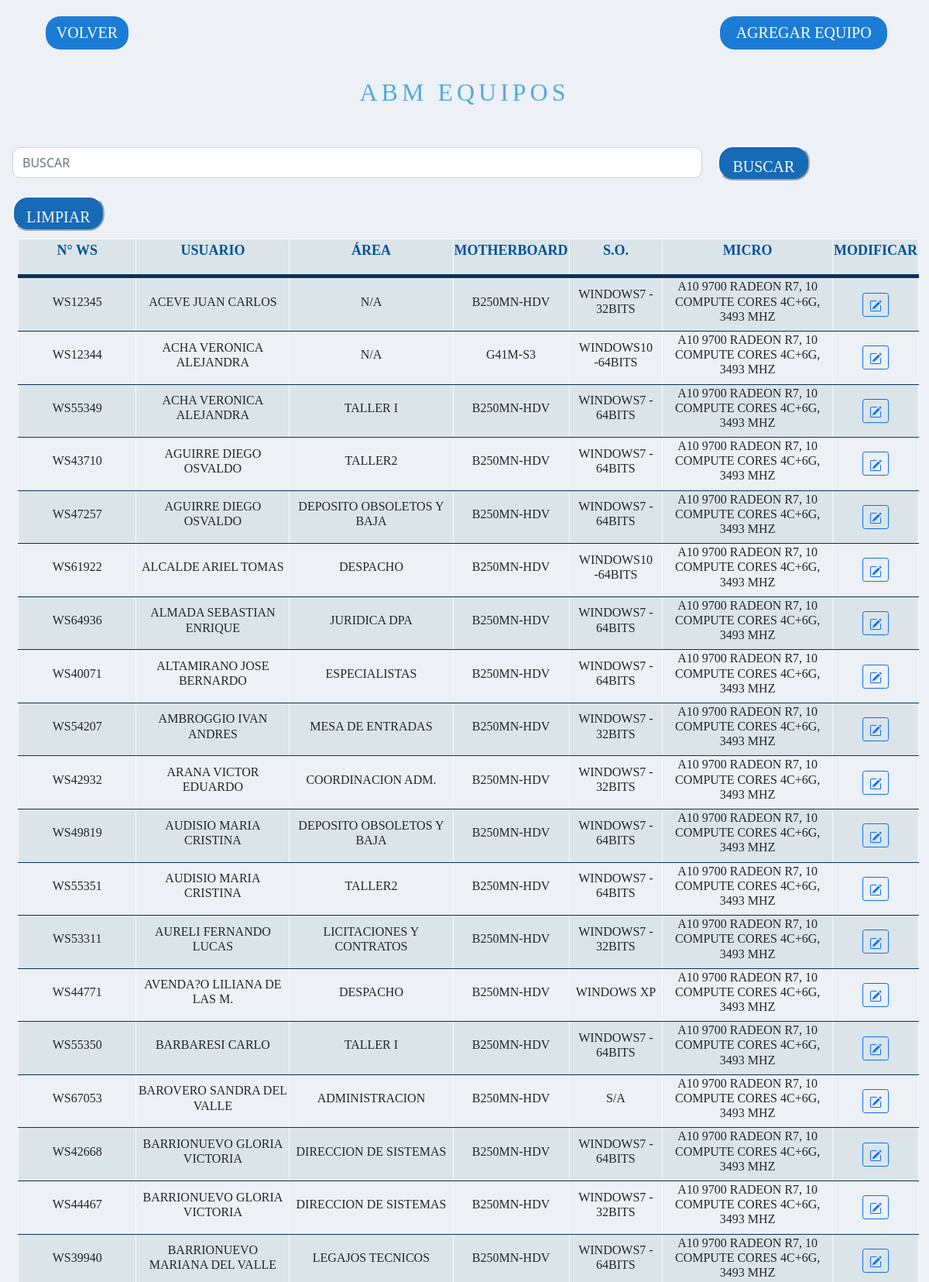
Page /abmequipos.php (signed in, upper part) on the committed database.
### tables this page shows
CREATE TABLE `inventario` (
  `ID_WS` int(3) NOT NULL,
  `ID_AREA` int(3) NOT NULL,
  `SERIALN` varchar(30) NOT NULL,
  `SERIEG` varchar(50) NOT NULL,
  `ID_MARCA` int(4) NOT NULL,
  `MOTHERBOARD` varchar(30) NOT NULL,
  `ID_SO` int(4) NOT NULL,
  `MICRO` varchar(30) NOT NULL,
  `ID_ESTADOWS` int(3) NOT NULL,
  `OBSERVACION` longtext NOT NULL,
  `ID_PROVEEDOR` int(11) NOT NULL,
  `FACTURA` longtext NOT NULL,
  `MASTERIZADA` varchar(3) NOT NULL,
  `MAC` varchar(50) NOT NULL,
  `RIP` varchar(50) NOT NULL,
  `IP` varchar(50) NOT NULL,
  `ID_RED` int(1) NOT NULL,
  `ID_TIPOWS` int(3) NOT NULL,
  `ID_USUARIO` int(4) NOT NULL,
  `GARANTIA` varchar(100) NOT NULL,
  `ID_MICRO` int(3) NOT NULL,
  `ID_PLACAM` int(3) NOT NULL
);

CREATE TABLE `usuarios` (
  `ID_USUARIO` int(4) NOT NULL,
  `NOMBRE` varchar(50) NOT NULL,
  `CUIL` varchar(11) NOT NULL,
  `ID_AREA` int(3) NOT NULL,
  `PISO` varchar(3) NOT NULL,
  `INTERNO` varchar(10) NOT NULL,
  `CORREO` varchar(100) NOT NULL,
  `CORREO_PERSONAL` varchar(100) NOT NULL,
  `TELEFONO_PERSONAL` varchar(100) NOT NULL,
  `ID_TURNO` int(2) NOT NULL,
  `ACTIVO` varchar(8) NOT NULL,
  `OBSERVACION` longtext NOT NULL
);

CREATE TABLE `area` (
  `ID_AREA` int(5) NOT NULL,
  `AREA` text NOT NULL,
  `ID_REPA` int(3) NOT NULL,
  `ACTIVO` varchar(8) NOT NULL,
  `OBSERVACION` longtext NOT NULL
);

CREATE TABLE `placam` (
  `ID_PLACAM` int(3) NOT NULL,
  `PLACAM` varchar(100) NOT NULL,
  `ID_MARCA` int(3) NOT NULL,
  `ID_PROVEEDOR` int(3) NOT NULL,
  `GARANTIA` varchar(100) NOT NULL,
  `FACTURA` varchar(100) NOT NULL,
  `FECHA` date NOT NULL
);

CREATE TABLE `so` (
  `ID_SO` int(11) NOT NULL,
  `SIST_OP` text NOT NULL
);

CREATE TABLE `micro` (
  `ID_MICRO` int(3) NOT NULL,
  `MICRO` varchar(100) NOT NULL,
  `ID_MARCA` int(3) NOT NULL,
  `FACTURA` varchar(100) NOT NULL,
  `ID_PROVEEDOR` int(3) NOT NULL,
  `GARANTIA` varchar(100) NOT NULL,
  `FECHA` date NOT NULL
);

### abmequipos.php (the view, shortened to what this page needs)
<?php
include('conexion.php');
?>
<!DOCTYPE html>
<html>
<head>
    <link href="https://cdn.jsdelivr.net/npm/bootstrap@5.1.3/dist/css/bootstrap.min.css" rel="stylesheet">
    <link rel="stylesheet" href="https://cdn.jsdelivr.net/npm/bootstrap-icons@1.5.0/font/bootstrap-icons.css">
	<link rel="stylesheet" type="text/css" href="estiloallabm.css">
</head>
<body>
    <section id="inicio">
        <div id="reporteEst" style="width: 97%; margin-left: 20px;">
            <div class="form-group row justify-content-between" style="margin: 10px; padding:10px;">
                <a id="vlv"  href="abm.php" class="col-3 btn btn-primary " type="button"  value="VOLVER">VOLVER</a>
                <a id="agr"  href="agregarequipo.php" class="col-3 btn btn-primary " type="button">AGREGAR EQUIPO</a>
            </div>
         </div>
        <h1>ABM EQUIPOS</h1>
		<form method="POST" action="abmequipos.php">
				<div class="form-group row">
					<input type="text" style="margin-left: 10px; width: 75%; height: 40px; margin-top: 12px; 	box-sizing: border-box; border-radius: 10px; text-transform:uppercase;" name="buscar"  placeholder="Buscar"  class="form-control largo col-xl-4 col-lg-4">
					<input id="vlva" class="button col-xl-2 col-lg-2" style="margin-left: 10px; margin-top: 10px;" type="submit" name="btn2" value="BUSCAR"></input>
					<input id="vlva" class="button col-xl-2 col-lg-2" style="margin-left: 10px; margin-top: 10px;" type="submit" name="btn1" value="LIMPIAR"></input>
				</div>
		</form>
        <?php
				echo "<table width=100%>
						<thead>
							<tr>
								<th><p>N° WS</p></th>
								<th><p>USUARIO</p></th>
								<th><p>ÁREA</p></th>
								<th><p>MOTHERBOARD</p></th>
                                <th><p>S.O.</p></th>
                                <th><p>MICRO</p></th>
								<th><p>MODIFICAR</p></th>
							</tr>
						</thead>
					";
					if(isset($_POST['btn2']))
					{
						$doc = $_POST['buscar'];
						$consultar=mysqli_query($datos_base, "SELECT i.ID_WS, a.AREA, u.NOMBRE, i.SERIEG, pl.PLACAM, s.SIST_OP, m.MICRO
                        FROM inventario i
                        LEFT JOIN usuarios AS u ON u.ID_USUARIO = i.ID_USUARIO
						LEFT JOIN placam AS pl ON pl.ID_PLACAM = i.ID_PLACAM
						LEFT JOIN micro AS m ON m.ID_MICRO = i.ID_MICRO
                        INNER JOIN area AS a ON a.ID_AREA = i.ID_AREA
                        INNER JOIN so AS s ON s.ID_SO = i.ID_SO
						WHERE a.AREA LIKE '%$doc%' OR u.NOMBRE LIKE '%$doc%' OR i.SERIEG LIKE '%$doc%' OR pl.PLACAM LIKE '%$doc%' OR s.SIST_OP LIKE '%$doc%' OR i.MICRO LIKE '%$doc%'
                        ORDER BY u.NOMBRE ASC, i.SERIEG ASC");
									while($listar = mysqli_fetch_array($consultar))
									{
										echo
										"
											<tr>
												<td><h4 style='font-size:16px;'>".$listar['SERIEG']."</h4></td>
												<td><h4 style='font-size:16px;'>".$listar['NOMBRE']."</h4></td>
												<td><h4 style='font-size:16px;'>".$listar['AREA']."</h4></td>
												<td><h4 style='font-size:16px;'>".$listar['PLACAM']."</h4></td>
												<td><h4 style='font-size:16px;'>".$listar['SIST_OP']."</h4></td>
												<td><h4 style='font-size:16px;'>".$listar['MICRO']."</h4></td>
												<td class='text-center text-nowrap'><a class='btn btn-sm btn-outline-primary' href=modequipo.php?no=".$listar['ID_WS']." class=mod><svg xmlns='http://www.w3.org/2000/svg' width='16' height='16' fill='currentColor' class='bi bi-pencil-square' viewBox='0 0 16 16'>
																<path d='M15.502 1.94a.5.5 0 0 1 0 .706L14.459 3.69l-2-2L13.502.646a.5.5 0 0 1 .707 0l1.293 1.293zm-1.75 2.456-2-2L4.939 9.21a.5.5 0 0 0-.121.196l-.805 2.414a.25.25 0 0 0 .316.316l2.414-.805a.5.5 0 0 0 .196-.12l6.813-6.814z'/>
																<path fill-rule='evenodd' d='M1 13.5A1.5 1.5 0 0 0 2.5 15h11a1.5 1.5 0 0 0 1.5-1.5v-6a.5.5 0 0 0-1 0v6a.5.5 0 0 1-.5.5h-11a.5.5 0 0 1-.5-.5v-11a.5.5 0 0 1 .5-.5H9a.5.5 0 0 0 0-1H2.5A1.5 1.5 0 0 0 1 2.5v11z'/>
															</svg></a>
												</td>
											</tr>";
						}
					}
					else
					{
						$consultar=mysqli_query($datos_base, "SELECT i.ID_WS, a.AREA, u.NOMBRE, i.SERIEG, pl.PLACAM, s.SIST_OP, m.MICRO
                        FROM inventario i
                        LEFT JOIN usuarios AS u ON u.ID_USUARIO = i.ID_USUARIO
						LEFT JOIN placam AS pl ON pl.ID_PLACAM = i.ID_PLACAM
						LEFT JOIN micro AS m ON m.ID_MICRO = i.ID_MICRO
                        INNER JOIN area AS a ON a.ID_AREA = i.ID_AREA
                        INNER JOIN so AS s ON s.ID_SO = i.ID_SO
                        ORDER BY u.NOMBRE ASC, i.SERIEG ASC");
									while($listar = mysqli_fetch_array($consultar))
									{
										echo
										"
											<tr>
												<td><h4 style='font-size:16px;'>".$listar['SERIEG']."</h4></td>
												<td><h4 style='font-size:16px;'>".$listar['NOMBRE']."</h4></td>
												<td><h4 style='font-size:16px;'>".$listar['AREA']."</h4></td>
												<td><h4 style='font-size:16px;'>".$listar['PLACAM']."</h4></td>
												<td><h4 style='font-size:16px;'>".$listar['SIST_OP']."</h4></td>
												<td><h4 style='font-size:16px;'>".$listar['MICRO']."</h4></td>
												<td class='text-center text-nowrap'><a class='btn btn-sm btn-outline-primary' href=modequipo.php?no=".$listar['ID_WS']." class=mod><svg xmlns='http://www.w3.org/2000/svg' width='16' height='16' fill='currentColor' class='bi bi-pencil-square' viewBox='0 0 16 16'>
																<path d='M15.502 1.94a.5.5 0 0 1 0 .706L14.459 3.69l-2-2L13.502.646a.5.5 0 0 1 .707 0l1.293 1.293zm-1.75 2.456-2-2L4.939 9.21a.5.5 0 0 0-.121.196l-.805 2.414a.25.25 0 0 0 .316.316l2.414-.805a.5.5 0 0 0 .196-.12l6.813-6.814z'/>
																<path fill-rule='evenodd' d='M1 13.5A1.5 1.5 0 0 0 2.5 15h11a1.5 1.5 0 0 0 1.5-1.5v-6a.5.5 0 0 0-1 0v6a.5.5 0 0 1-.5.5h-11a.5.5 0 0 1-.5-.5v-11a.5.5 0 0 1 .5-.5H9a.5.5 0 0 0 0-1H2.5A1.5 1.5 0 0 0 1 2.5v11z'/>
															</svg></a>
												</td>
											</tr>";}
					}
					echo "</table>";
					?>
    </section>
</body>
</html>

### estiloallabm.css (style rules this page uses)
section, header { width: 97%; margin-left: auto; margin-right: auto; }
h1 { text-align: center; color: #53AAE0; font-family: TrasandinaBlack; margin-bottom: 40px; margin-top:25px; font-size: 32px; letter-spacing: 5px; }
h4 { text-align: center; font-family: TrasandinaBook; font-size: 14px; text-transform: uppercase; }
p { text-align: center; font-family: TrasandinaMedium; color: #00519C; font-size: 18px; }
#inicio { height: auto; }
input { height: 40px; width: auto; margin: 10px; margin-top: 0px; margin-left: 20px; padding: 10px; display: inline; box-sizing: border-box; border-radius: 10px; border-color: white; }
input { background-color: white; }
::placeholder { color: black; }
.button { width: 200px; height: 50px; color: #f7fbfd; font-size: 20px; float: right; font-family: TrasandinaBook; background-color: #53AAE0; border-color: #f7fbfd; }
#vlv { width: 10%; height: 45px; background-color: #1c7cd5; border-color: #f7fbfd; font-size: 20px; font-family: TrasandinaBook; border-radius: 20px; }
#agr { width: 20%; height: 45px; background-color: #1c7cd5; border-color: #f7fbfd; font-size: 20px; font-family: TrasandinaBook; border-radius: 20px; }
h1 { text-align: center; color: #53AAE0; font-family: TrasandinaBlack; font-size: 32px; letter-spacing: 5px; }
table { text-align: left; margin-left: 5px; background-color: #dbe5e9; border-collapse: collapse; width:100%; }
th, td { border: solid 1px #f7fbfd; border-bottom: solid 1px #073256; }
thead { background-color: #dbe5e9; border-bottom: solid 5px #073256; width: 100%; }
tr:nth-child(even) { background-color: #edf0f5; }
#vlva { width: 10%; height: 45px; background-color: #176AB5; border-color: #f7fbfd; font-size: 20px; font-family: TrasandinaBook; border-radius: 20px; }

### abmequipos.php (style rules this page uses)
body { background-color: #edf0f5; }

### rows in the picture
inventario: SERIEG "WS12345", ID_USUARIO.NOMBRE "ACEVE JUAN CARLOS", ID_AREA.AREA "N/A", ID_PLACAM.PLACAM "B250MN-HDV", ID_SO.SIST_OP "WINDOWS7 - 32BITS", ID_MICRO.MICRO "A10 9700 RADEON R7, 10 COMPUTE CORES 4C+6G, 3493 MHZ"
inventario: SERIEG "WS12344", ID_USUARIO.NOMBRE "ACHA VERONICA ALEJANDRA", ID_AREA.AREA "N/A", ID_PLACAM.PLACAM "G41M-S3", ID_SO.SIST_OP "WINDOWS10 -64BITS", ID_MICRO.MICRO "A10 9700 RADEON R7, 10 COMPUTE CORES 4C+6G, 3493 MHZ"
inventario: SERIEG "WS55349", ID_USUARIO.NOMBRE "ACHA VERONICA ALEJANDRA", ID_AREA.AREA "TALLER I", ID_PLACAM.PLACAM "B250MN-HDV", ID_SO.SIST_OP "WINDOWS7 - 64BITS", ID_MICRO.MICRO "A10 9700 RADEON R7, 10 COMPUTE CORES 4C+6G, 3493 MHZ"
inventario: SERIEG "WS43710", ID_USUARIO.NOMBRE "AGUIRRE DIEGO OSVALDO", ID_AREA.AREA "TALLER2", ID_PLACAM.PLACAM "B250MN-HDV", ID_SO.SIST_OP "WINDOWS7 - 64BITS", ID_MICRO.MICRO "A10 9700 RADEON R7, 10 COMPUTE CORES 4C+6G, 3493 MHZ"
inventario: SERIEG "WS47257", ID_USUARIO.NOMBRE "AGUIRRE DIEGO OSVALDO", ID_AREA.AREA "DEPOSITO OBSOLETOS Y BAJA", ID_PLACAM.PLACAM "B250MN-HDV", ID_SO.SIST_OP "WINDOWS7 - 64BITS", ID_MICRO.MICRO "A10 9700 RADEON R7, 10 COMPUTE CORES 4C+6G, 3493 MHZ"
inventario: SERIEG "WS61922", ID_USUARIO.NOMBRE "ALCALDE ARIEL TOMAS", ID_AREA.AREA "DESPACHO", ID_PLACAM.PLACAM "B250MN-HDV", ID_SO.SIST_OP "WINDOWS10 -64BITS", ID_MICRO.MICRO "A10 9700 RADEON R7, 10 COMPUTE CORES 4C+6G, 3493 MHZ"
inventario: SERIEG "WS64936", ID_USUARIO.NOMBRE "ALMADA SEBASTIAN ENRIQUE", ID_AREA.AREA "JURIDICA DPA", ID_PLACAM.PLACAM "B250MN-HDV", ID_SO.SIST_OP "WINDOWS7 - 64BITS", ID_MICRO.MICRO "A10 9700 RADEON R7, 10 COMPUTE CORES 4C+6G, 3493 MHZ"
inventario: SERIEG "WS40071", ID_USUARIO.NOMBRE "ALTAMIRANO JOSE BERNARDO", ID_AREA.AREA "ESPECIALISTAS", ID_PLACAM.PLACAM "B250MN-HDV", ID_SO.SIST_OP "WINDOWS7 - 64BITS", ID_MICRO.MICRO "A10 9700 RADEON R7, 10 COMPUTE CORES 4C+6G, 3493 MHZ"
inventario: SERIEG "WS54207", ID_USUARIO.NOMBRE "AMBROGGIO IVAN ANDRES", ID_AREA.AREA "MESA DE ENTRADAS", ID_PLACAM.PLACAM "B250MN-HDV", ID_SO.SIST_OP "WINDOWS7 - 32BITS", ID_MICRO.MICRO "A10 9700 RADEON R7, 10 COMPUTE CORES 4C+6G, 3493 MHZ"
inventario: SERIEG "WS42932", ID_USUARIO.NOMBRE "ARANA VICTOR EDUARDO", ID_AREA.AREA "COORDINACION ADM.", ID_PLACAM.PLACAM "B250MN-HDV", ID_SO.SIST_OP "WINDOWS7 - 32BITS", ID_MICRO.MICRO "A10 9700 RADEON R7, 10 COMPUTE CORES 4C+6G, 3493 MHZ"
inventario: SERIEG "WS49819", ID_USUARIO.NOMBRE "AUDISIO MARIA CRISTINA", ID_AREA.AREA "DEPOSITO OBSOLETOS Y BAJA", ID_PLACAM.PLACAM "B250MN-HDV", ID_SO.SIST_OP "WINDOWS7 - 64BITS", ID_MICRO.MICRO "A10 9700 RADEON R7, 10 COMPUTE CORES 4C+6G, 3493 MHZ"
inventario: SERIEG "WS55351", ID_USUARIO.NOMBRE "AUDISIO MARIA CRISTINA", ID_AREA.AREA "TALLER2", ID_PLACAM.PLACAM "B250MN-HDV", ID_SO.SIST_OP "WINDOWS7 - 64BITS", ID_MICRO.MICRO "A10 9700 RADEON R7, 10 COMPUTE CORES 4C+6G, 3493 MHZ"
inventario: SERIEG "WS53311", ID_USUARIO.NOMBRE "AURELI FERNANDO LUCAS", ID_AREA.AREA "LICITACIONES Y CONTRATOS", ID_PLACAM.PLACAM "B250MN-HDV", ID_SO.SIST_OP "WINDOWS7 - 32BITS", ID_MICRO.MICRO "A10 9700 RADEON R7, 10 COMPUTE CORES 4C+6G, 3493 MHZ"
inventario: SERIEG "WS44771", ID_USUARIO.NOMBRE "AVENDA?O LILIANA DE LAS M.", ID_AREA.AREA "DESPACHO", ID_PLACAM.PLACAM "B250MN-HDV", ID_SO.SIST_OP "WINDOWS XP", ID_MICRO.MICRO "A10 9700 RADEON R7, 10 COMPUTE CORES 4C+6G, 3493 MHZ"
inventario: SERIEG "WS55350", ID_USUARIO.NOMBRE "BARBARESI CARLO", ID_AREA.AREA "TALLER I", ID_PLACAM.PLACAM "B250MN-HDV", ID_SO.SIST_OP "WINDOWS7 - 64BITS", ID_MICRO.MICRO "A10 9700 RADEON R7, 10 COMPUTE CORES 4C+6G, 3493 MHZ"
inventario: SERIEG "WS67053", ID_USUARIO.NOMBRE "BAROVERO SANDRA DEL VALLE", ID_AREA.AREA "ADMINISTRACION", ID_PLACAM.PLACAM "B250MN-HDV", ID_SO.SIST_OP "S/A", ID_MICRO.MICRO "A10 9700 RADEON R7, 10 COMPUTE CORES 4C+6G, 3493 MHZ"
inventario: SERIEG "WS42668", ID_USUARIO.NOMBRE "BARRIONUEVO GLORIA VICTORIA", ID_AREA.AREA "DIRECCION DE SISTEMAS", ID_PLACAM.PLACAM "B250MN-HDV", ID_SO.SIST_OP "WINDOWS7 - 64BITS", ID_MICRO.MICRO "A10 9700 RADEON R7, 10 COMPUTE CORES 4C+6G, 3493 MHZ"
inventario: SERIEG "WS44467", ID_USUARIO.NOMBRE "BARRIONUEVO GLORIA VICTORIA", ID_AREA.AREA "DIRECCION DE SISTEMAS", ID_PLACAM.PLACAM "B250MN-HDV", ID_SO.SIST_OP "WINDOWS7 - 32BITS", ID_MICRO.MICRO "A10 9700 RADEON R7, 10 COMPUTE CORES 4C+6G, 3493 MHZ"
inventario: SERIEG "WS39940", ID_USUARIO.NOMBRE "BARRIONUEVO MARIANA DEL VALLE", ID_AREA.AREA "LEGAJOS TECNICOS", ID_PLACAM.PLACAM "B250MN-HDV", ID_SO.SIST_OP "WINDOWS7 - 64BITS", ID_MICRO.MICRO "A10 9700 RADEON R7, 10 COMPUTE CORES 4C+6G, 3493 MHZ"
